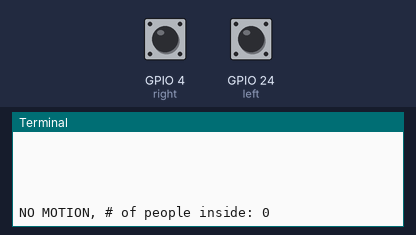
Simulated run of this program. Board: Raspberry Pi (BCM pin numbers). Parts: the last lines printed to the terminal. The test bench sets the inputs (shaded band); at power-on: GPIO 4 (right) LOW, GPIO 24 (left) LOW. The clock reads 2024-03-15 10:24:30 at power-on unless the program sets it.

Above: at 1.2 s.
1.3 s: GPIO 4 (right) pulled HIGH for 0.6 s
At 2.6 s:
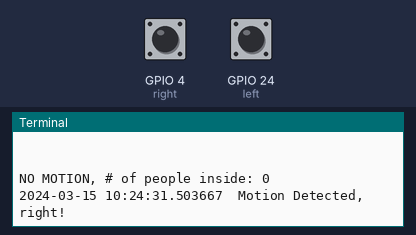
3.4 s: GPIO 24 (left) pulled HIGH for 0.6 s
At 4.2 s:
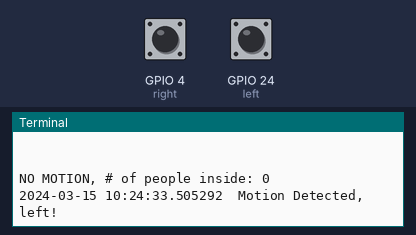
5.5 s: GPIO 4 (right) pulled HIGH for 1 s
At 6.7 s:
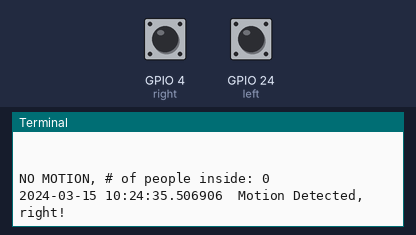
8.0 s: GPIO 24 (left) pulled HIGH for 1 s
At 9.0 s:
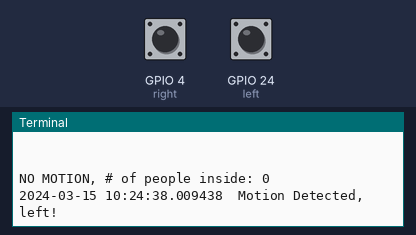
10.5 s: GPIO 4 (right) driven HIGH and GPIO 24 (left) driven HIGH
At 10.9 s:
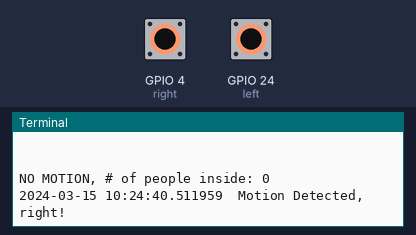
13.0 s: GPIO 4 (right) driven LOW
At 15.28 s:
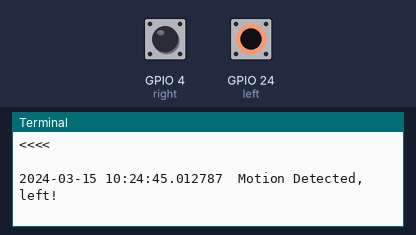
Timing chart, 0 to 15.5 s (numbered marks = the images above; inputs shaded):
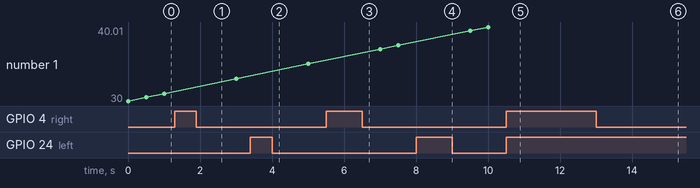

The program:

motion3.py
```python
import RPi.GPIO as GPIO
import time
from datetime import datetime

GPIO.setmode(GPIO.BCM)
right = 4
left = 24
right_high = False
left_high = False
people = 0

print("Setup complete...")
print("Starting script")

try:
    while True:
              GPIO.setup(right, GPIO.IN)
              GPIO.setup(left, GPIO.IN)
              if GPIO.input(right):
                                     right_high = True
                                     print(datetime.now(), " Motion Detected, right!")
                                     time.sleep(1)
                                     if GPIO.input(left) and right_high:
                                         print("<<<<\n")
                                         people+=1
                                         time.sleep(3)
                                         right_high = False
              elif GPIO.input(left):
                                     left_high = True
                                     print(datetime.now(), " Motion Detected, left!")
                                     time.sleep(1)
                                     if GPIO.input(right) and left_high:
                                         print(">>>>\n")
                                         people-=1
                                         time.sleep(3)
                                         left_high = False
              else:
                   print(datetime.now(), "\n\n\n\n\n\n\n\n\n\n\nNO MOTION, # of people inside:", people)
              time.sleep(0.5)
except KeyboardInterrupt:
    print("Quitting")
    GPIO.cleanup()
```

Measured:
- after the input at 1.3 s, the terminal: prints a new line after 0.20 s (image 1)
- after the input at 3.4 s, the terminal: prints a new line after 0.11 s (image 2)
- after the input at 5.5 s, the terminal: prints a new line at once (image 3)
- after the input at 8.0 s, the terminal: prints a new line at once (image 4)
- after the input at 10.5 s, the terminal: prints a new line at once (image 5)
- after the input at 13.0 s, the terminal: prints a new line after 2.0 s (image 6)
- plotted number 1: 31 → 33 after the input at 1.3 s, 33 → 35.01 after the input at 3.4 s, 35.01 → 37.51 after the input at 5.5 s, 37.51 → 40.01 after the input at 8.0 s
